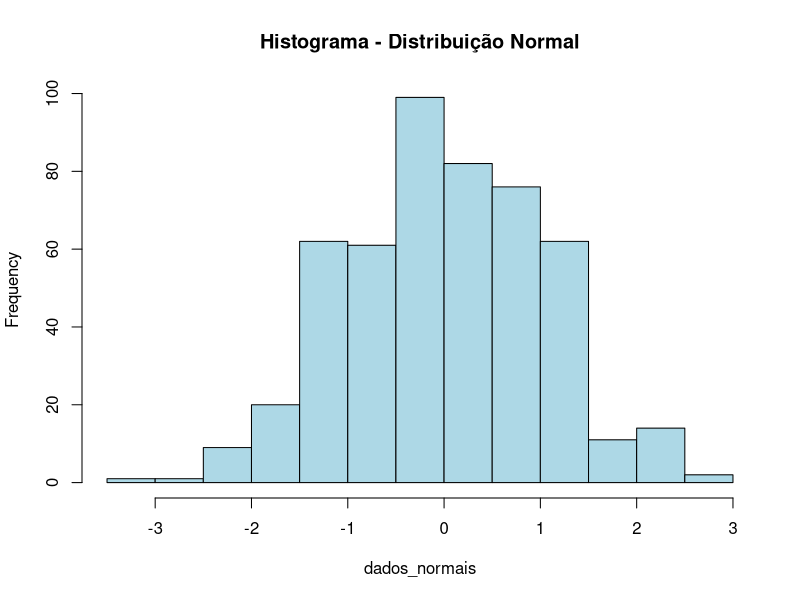
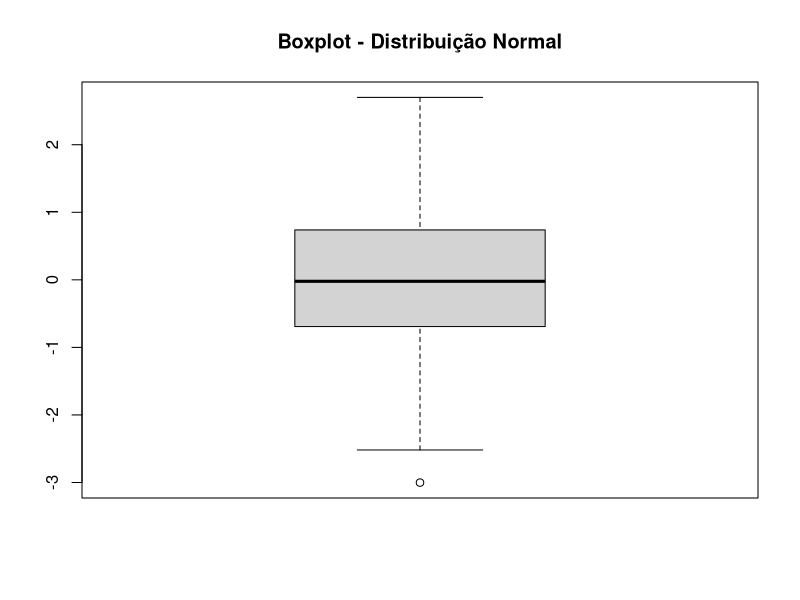
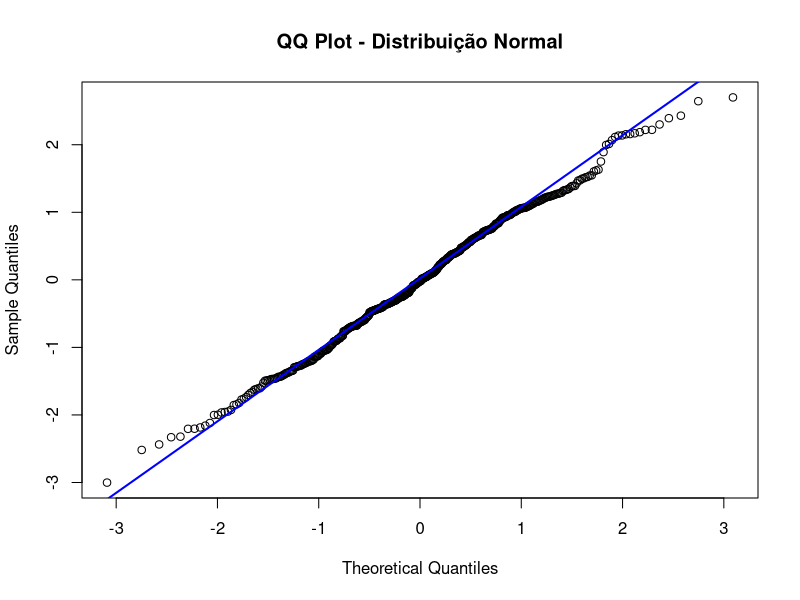
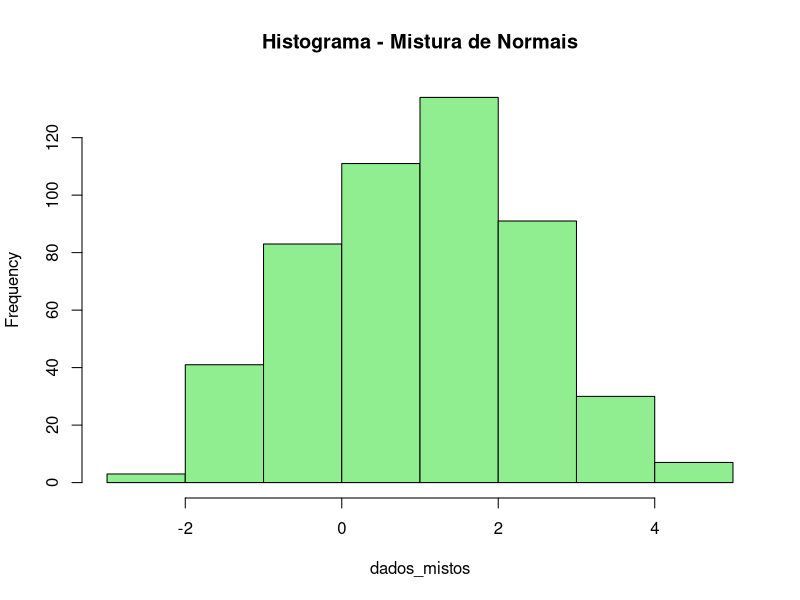
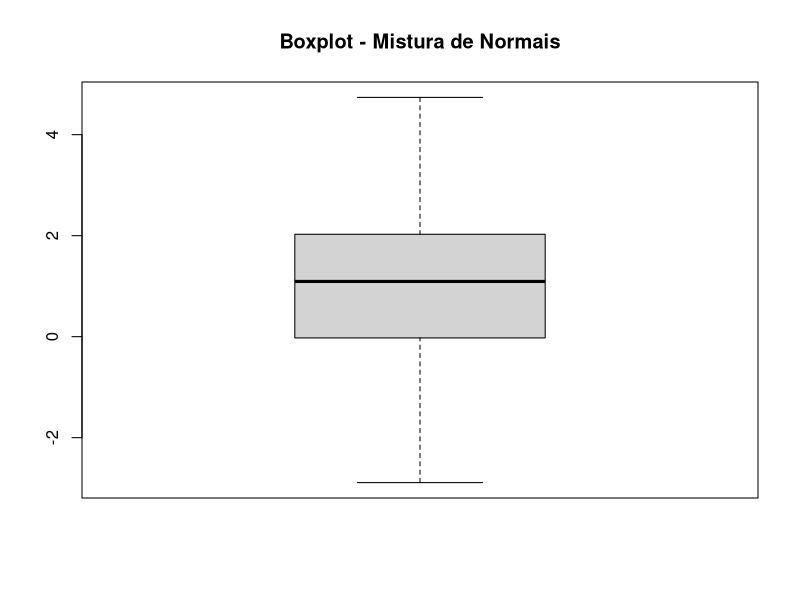
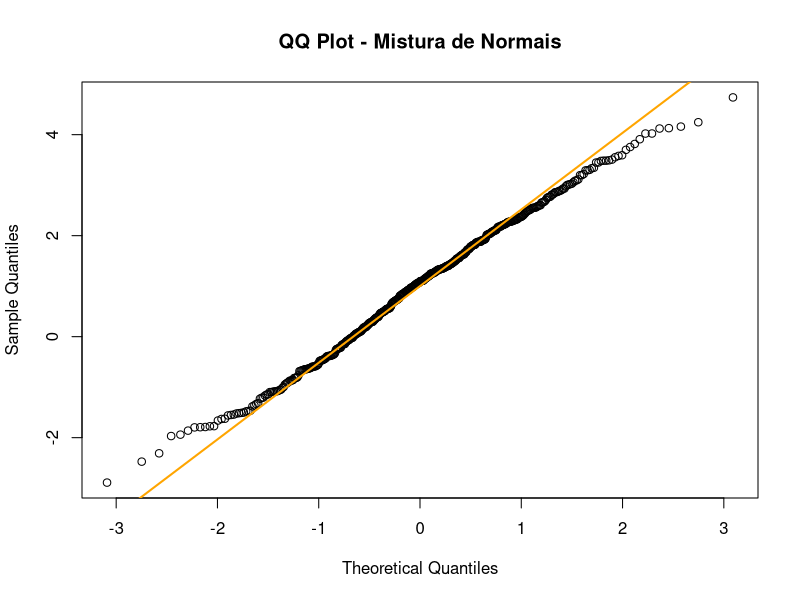
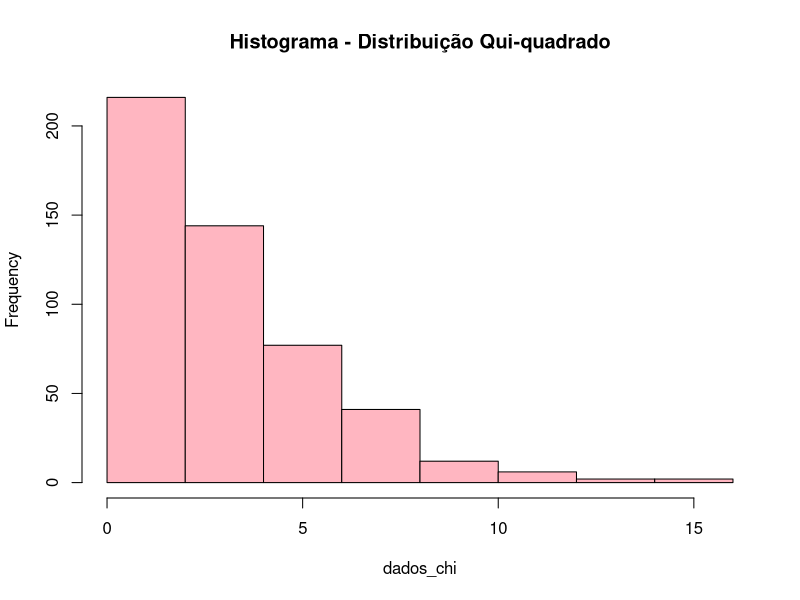
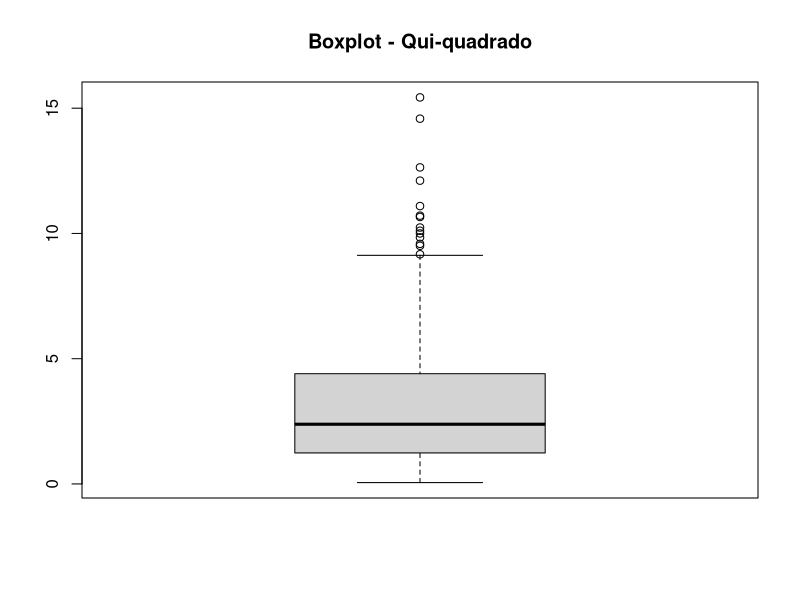

The R source for these figures, in order:
## ---- chunk 1
set.seed(10)
dados_normais <- rnorm(500, mean = 0, sd = 1)

hist(dados_normais, main = "Histograma - Distribuição Normal", col = "lightblue")
boxplot(dados_normais, main = "Boxplot - Distribuição Normal")
qqnorm(dados_normais, main = "QQ Plot - Distribuição Normal")
qqline(dados_normais, col = "blue", lwd = 2)
## ---- chunk 2
set.seed(20)
dados_mistos <- c(rnorm(250, 0, 1), rnorm(250, 2, 1))

hist(dados_mistos, main = "Histograma - Mistura de Normais", col = "lightgreen")
boxplot(dados_mistos, main = "Boxplot - Mistura de Normais")
qqnorm(dados_mistos, main = "QQ Plot - Mistura de Normais")
qqline(dados_mistos, col = "orange", lwd = 2)
## ---- chunk 3
set.seed(30)
dados_chi <- rchisq(500, df = 3)

hist(dados_chi, main = "Histograma - Distribuição Qui-quadrado", col = "lightpink")
boxplot(dados_chi, main = "Boxplot - Qui-quadrado")
qqnorm(dados_chi, main = "QQ Plot - Qui-quadrado")
qqline(dados_chi, col = "red", lwd = 2)
## ---- chunk 4
set.seed(42)
dados_repetidos <- c(rep(18, 5), rep(23, 10), rep(26,7)) 

# Histograma
hist(dados_repetidos, main = "Histograma - Dados Repetidos", col = "lightblue", xlab = "Valor", ylab = "Frequência")

# Boxplot
boxplot(dados_repetidos, main = "Boxplot - Dados Repetidos", col = "lightgreen")

# QQ Plot
qqnorm(dados_repetidos, main = "QQ Plot - Dados Repetidos")
qqline(dados_repetidos, col = "red", lwd = 2)
